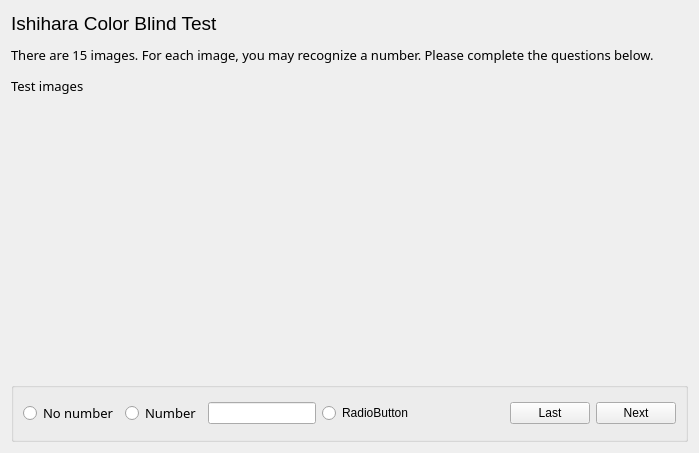
<?xml version="1.0" encoding="UTF-8"?>
<ui version="4.0">
 <class>ColorTestForm</class>
 <widget class="QWidget" name="ColorTestForm">
  <property name="geometry">
   <rect>
    <x>0</x>
    <y>0</y>
    <width>699</width>
    <height>453</height>
   </rect>
  </property>
  <property name="windowTitle">
   <string>Form</string>
  </property>
  <layout class="QVBoxLayout" name="verticalLayout">
   <item>
    <widget class="QLabel" name="label0">
     <property name="maximumSize">
      <size>
       <width>16777215</width>
       <height>25</height>
      </size>
     </property>
     <property name="font">
      <font>
       <family>Microsoft YaHei UI</family>
       <pointsize>14</pointsize>
      </font>
     </property>
     <property name="text">
      <string>Ishihara Color Blind Test</string>
     </property>
    </widget>
   </item>
   <item>
    <widget class="QLabel" name="label_2">
     <property name="maximumSize">
      <size>
       <width>16777215</width>
       <height>25</height>
      </size>
     </property>
     <property name="font">
      <font>
       <family>Microsoft YaHei</family>
       <pointsize>10</pointsize>
      </font>
     </property>
     <property name="text">
      <string>There are 15 images. For each image, you may recognize a number. Please complete the questions below.</string>
     </property>
    </widget>
   </item>
   <item>
    <widget class="QLabel" name="labImageNumber">
     <property name="maximumSize">
      <size>
       <width>16777215</width>
       <height>25</height>
      </size>
     </property>
     <property name="font">
      <font>
       <family>Microsoft YaHei</family>
       <pointsize>10</pointsize>
      </font>
     </property>
     <property name="text">
      <string>Test images</string>
     </property>
    </widget>
   </item>
   <item>
    <widget class="QLabel" name="labPixture">
     <property name="text">
      <string/>
     </property>
     <property name="alignment">
      <set>Qt::AlignCenter</set>
     </property>
    </widget>
   </item>
   <item>
    <widget class="QGroupBox" name="groupBox">
     <property name="maximumSize">
      <size>
       <width>16777215</width>
       <height>60</height>
      </size>
     </property>
     <property name="title">
      <string/>
     </property>
     <layout class="QHBoxLayout" name="horizontalLayout">
      <item>
       <widget class="QRadioButton" name="rbnNothing">
        <property name="font">
         <font>
          <family>Microsoft YaHei</family>
          <pointsize>10</pointsize>
         </font>
        </property>
        <property name="text">
         <string>No number</string>
        </property>
       </widget>
      </item>
      <item>
       <widget class="QRadioButton" name="rbnNumber">
        <property name="font">
         <font>
          <family>Microsoft YaHei</family>
          <pointsize>10</pointsize>
         </font>
        </property>
        <property name="text">
         <string>Number</string>
        </property>
       </widget>
      </item>
      <item>
       <widget class="QLineEdit" name="lineEditNumber"/>
      </item>
      <item>
       <widget class="QRadioButton" name="rbtnThird">
        <property name="text">
         <string>RadioButton</string>
        </property>
       </widget>
      </item>
      <item>
       <spacer name="horizontalSpacer">
        <property name="orientation">
         <enum>Qt::Horizontal</enum>
        </property>
        <property name="sizeHint" stdset="0">
         <size>
          <width>40</width>
          <height>20</height>
         </size>
        </property>
       </spacer>
      </item>
      <item>
       <widget class="QPushButton" name="pbtnLastQues">
        <property name="text">
         <string>Last</string>
        </property>
       </widget>
      </item>
      <item>
       <widget class="QPushButton" name="pbtnNextQues">
        <property name="text">
         <string>Next</string>
        </property>
       </widget>
      </item>
     </layout>
    </widget>
   </item>
  </layout>
 </widget>
 <resources/>
 <connections/>
</ui>
